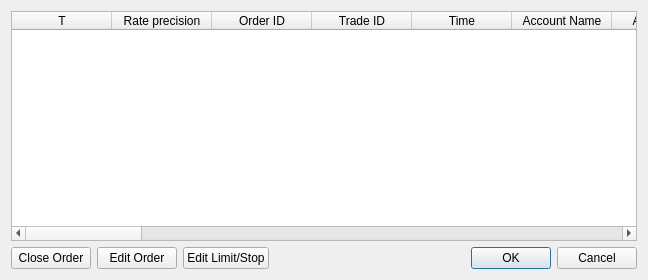
<?xml version="1.0" encoding="UTF-8"?>
<ui version="4.0">
 <class>Orders</class>
 <widget class="QDialog" name="Orders">
  <property name="geometry">
   <rect>
    <x>0</x>
    <y>0</y>
    <width>648</width>
    <height>280</height>
   </rect>
  </property>
  <property name="windowTitle">
   <string>Dialog</string>
  </property>
  <layout class="QGridLayout" name="gridLayout">
   <item row="1" column="3">
    <widget class="QDialogButtonBox" name="buttonBox">
     <property name="orientation">
      <enum>Qt::Horizontal</enum>
     </property>
     <property name="standardButtons">
      <set>QDialogButtonBox::Cancel|QDialogButtonBox::Ok</set>
     </property>
    </widget>
   </item>
   <item row="0" column="0" colspan="4">
    <widget class="QTableWidget" name="tableWidget">
     <property name="selectionBehavior">
      <enum>QAbstractItemView::SelectRows</enum>
     </property>
     <column>
      <property name="text">
       <string>T</string>
      </property>
     </column>
     <column>
      <property name="text">
       <string>Rate precision</string>
      </property>
     </column>
     <column>
      <property name="text">
       <string>Order ID</string>
      </property>
     </column>
     <column>
      <property name="text">
       <string>Trade ID</string>
      </property>
     </column>
     <column>
      <property name="text">
       <string>Time</string>
      </property>
     </column>
     <column>
      <property name="text">
       <string>Account Name</string>
      </property>
     </column>
     <column>
      <property name="text">
       <string>Account ID</string>
      </property>
     </column>
     <column>
      <property name="text">
       <string>Time in force</string>
      </property>
     </column>
     <column>
      <property name="text">
       <string>Expire Date</string>
      </property>
     </column>
     <column>
      <property name="text">
       <string>Currency</string>
      </property>
     </column>
     <column>
      <property name="text">
       <string>Is Buy</string>
      </property>
     </column>
     <column>
      <property name="text">
       <string>Buy</string>
      </property>
     </column>
     <column>
      <property name="text">
       <string>Sell</string>
      </property>
     </column>
     <column>
      <property name="text">
       <string>Type</string>
      </property>
     </column>
     <column>
      <property name="text">
       <string>Status</string>
      </property>
     </column>
     <column>
      <property name="text">
       <string>Amount K</string>
      </property>
     </column>
     <column>
      <property name="text">
       <string>Currency Point</string>
      </property>
     </column>
     <column>
      <property name="text">
       <string>Stop Move</string>
      </property>
     </column>
     <column>
      <property name="text">
       <string>Stop</string>
      </property>
     </column>
     <column>
      <property name="text">
       <string>Stop Rate</string>
      </property>
     </column>
     <column>
      <property name="text">
       <string>Limit</string>
      </property>
     </column>
     <column>
      <property name="text">
       <string>Limit Rate</string>
      </property>
     </column>
     <column>
      <property name="text">
       <string>Is Entry Order</string>
      </property>
     </column>
     <column>
      <property name="text">
       <string>Oco Bulk ID</string>
      </property>
     </column>
     <column>
      <property name="text">
       <string>Is Net Quantity</string>
      </property>
     </column>
     <column>
      <property name="text">
       <string>Is Limited Order</string>
      </property>
     </column>
     <column>
      <property name="text">
       <string>Is Stop Order</string>
      </property>
     </column>
     <column>
      <property name="text">
       <string>Is ESL Order</string>
      </property>
     </column>
     <column>
      <property name="text">
       <string>Stop Peg Base Type</string>
      </property>
     </column>
     <column>
      <property name="text">
       <string>Limit Peg Base Type</string>
      </property>
     </column>
     <column>
      <property name="text">
       <string>Range</string>
      </property>
     </column>
    </widget>
   </item>
   <item row="1" column="0">
    <widget class="QPushButton" name="pushButton">
     <property name="text">
      <string>Close Order</string>
     </property>
    </widget>
   </item>
   <item row="1" column="1">
    <widget class="QPushButton" name="pushButton_2">
     <property name="text">
      <string>Edit Order</string>
     </property>
    </widget>
   </item>
   <item row="1" column="2">
    <widget class="QPushButton" name="pushButton_3">
     <property name="text">
      <string>Edit Limit/Stop</string>
     </property>
    </widget>
   </item>
  </layout>
 </widget>
 <resources/>
 <connections>
  <connection>
   <sender>buttonBox</sender>
   <signal>accepted()</signal>
   <receiver>Orders</receiver>
   <slot>accept()</slot>
   <hints>
    <hint type="sourcelabel">
     <x>248</x>
     <y>254</y>
    </hint>
    <hint type="destinationlabel">
     <x>157</x>
     <y>274</y>
    </hint>
   </hints>
  </connection>
  <connection>
   <sender>buttonBox</sender>
   <signal>rejected()</signal>
   <receiver>Orders</receiver>
   <slot>reject()</slot>
   <hints>
    <hint type="sourcelabel">
     <x>316</x>
     <y>260</y>
    </hint>
    <hint type="destinationlabel">
     <x>286</x>
     <y>274</y>
    </hint>
   </hints>
  </connection>
 </connections>
</ui>
